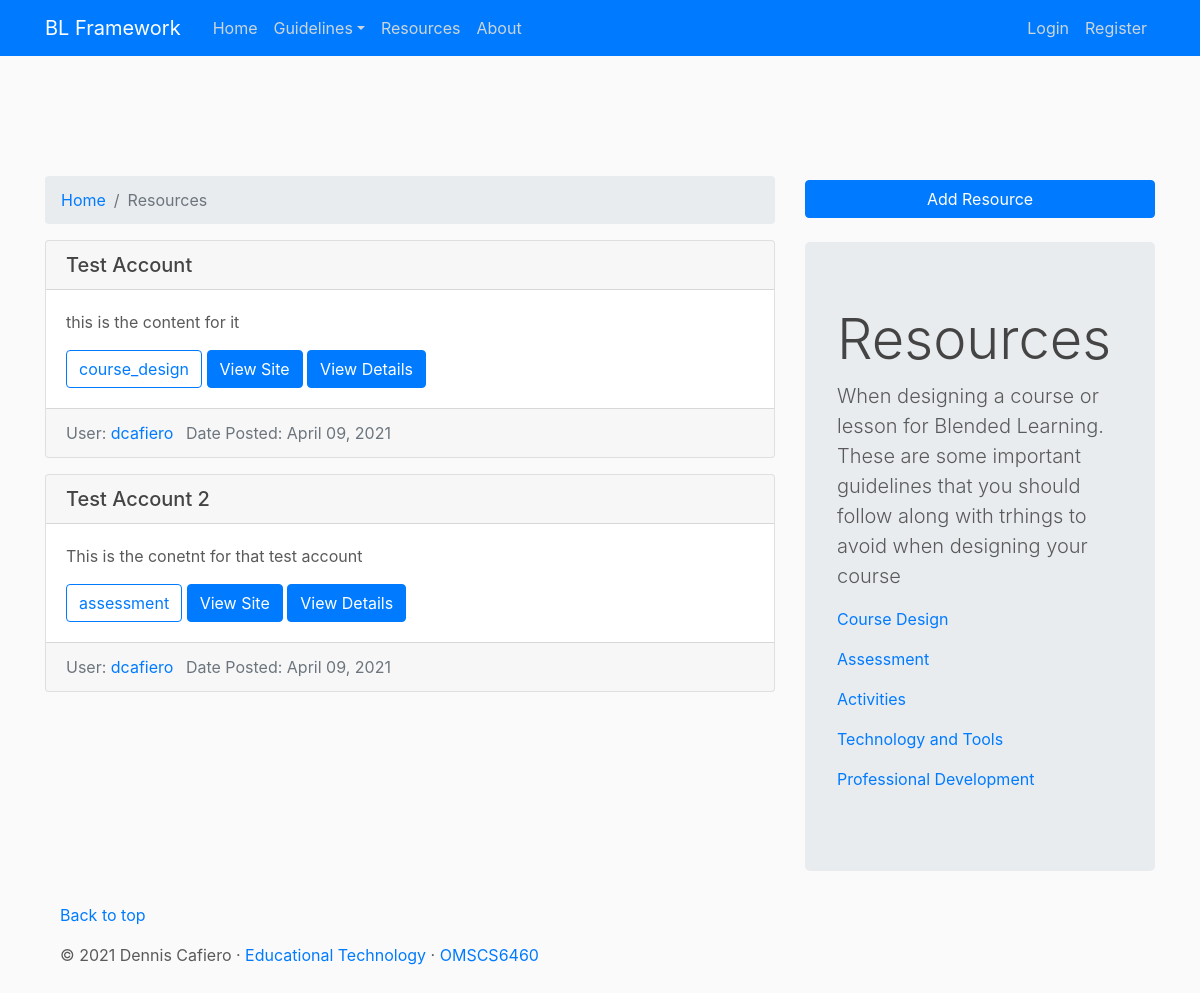
The app's page /resources/, older data.
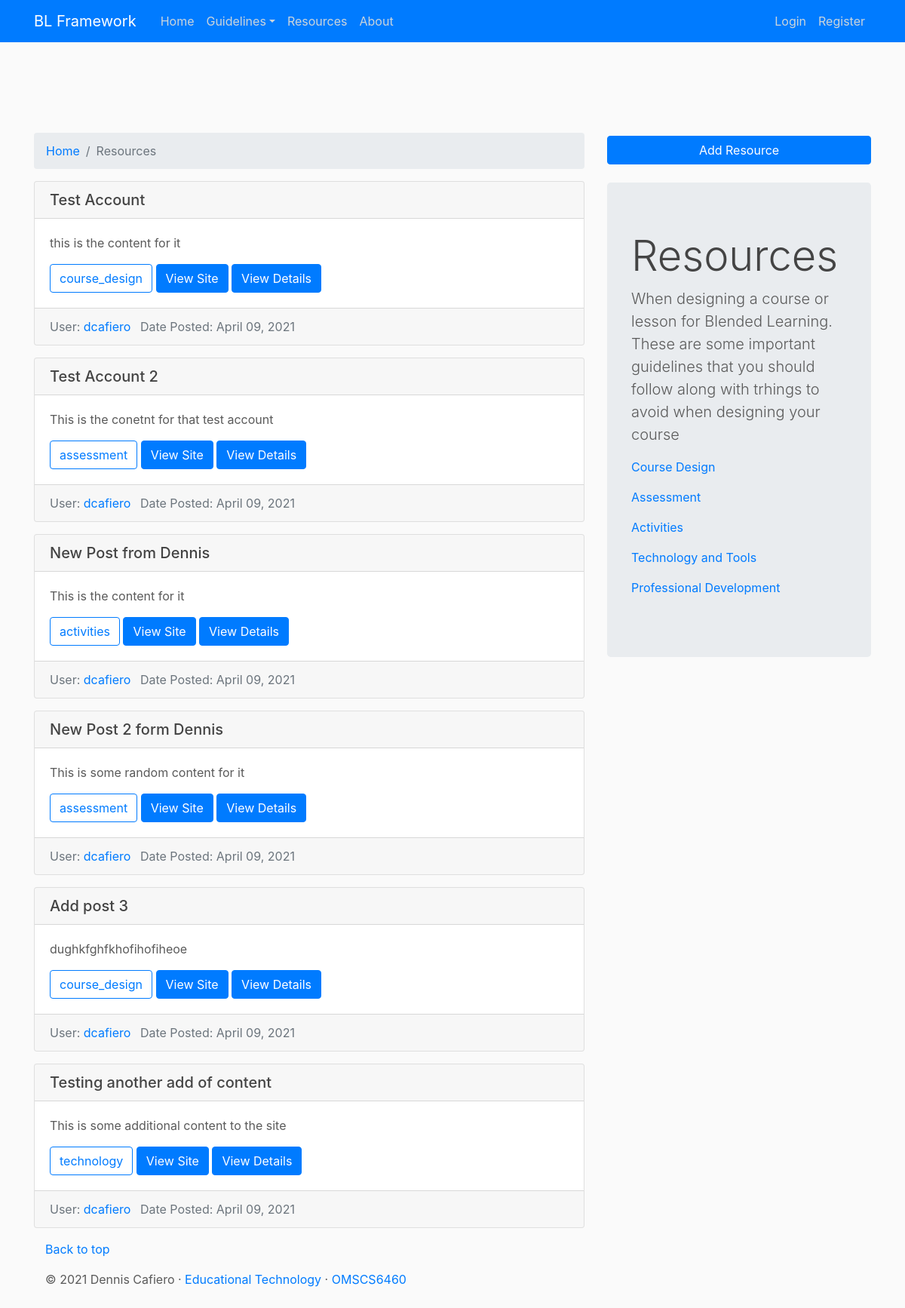
The same page, newer data.
### resources/models.py (models this page shows, shortened)
class Resource(models.Model):
    title = models.CharField(max_length=100)
    content = models.TextField()
    site_url = models.CharField(max_length=256) #url for the site
    framework_category = models.CharField(max_length=30, choices=CATEGORY_CHOICES, default='course_design')
    date_posted = models.DateTimeField(default=timezone.now)
    author = models.ForeignKey(User, on_delete=models.CASCADE)  # on_delete CASCADE means to delete the post if user deleted

### resources/views.py (the view)
# urls.py: path('', PostListView.as_view() , name='blog-home'),
def home(request):
    context = {
        'resources': Resource.objects.all() #takes all the posts in the database
    }
    return render(request, 'resources/home.html', context)

### templates/resources/home.html
{%  extends 'blog/base.html' %}
{% block content %}
    <div class="row">
    <div class="col-md-8">
    <nav aria-label="breadcrumb">
          <ol class="breadcrumb">
            <li class="breadcrumb-item"><a href="{% url "framework-home" %}">Home</a></li>
            <li class="breadcrumb-item active" aria-current="page">Resources</li>
          </ol>
    </nav>
    {% for resource in resources %}
            <div class="card mb-3" >
                <h5 class="card-header">{{ resource.title }}</h5>
                <div class="card-body">
                    <p>{{ resource.content }}</p>
                    <button class="btn btn-outline-primary">{{ resource.framework_category }}</button>
                    <a class="btn btn-primary" href="{{ resource.site_url }}" role="button">View Site</a>
                    <a class="btn btn-primary" href="{{ resource.site_url }}" role="button">View Details</a>
                </div>
                <div class="card-footer text-muted">
                    User: <a class="mr-2" href="#">{{ resource.author }}</a> Date Posted: {{ resource.date_posted|date:'F d, Y' }}
                </div>
            </div>
    {% endfor %}
    </div>
    <div class="col-md-4">
        <div class="mt-1 mb-4">
            <button class="btn btn-primary col-md-12">Add Resource</button>
        </div>
        <div class="jumbotron">
          <h1 class="display-4">Resources</h1>
          <p class="lead">When designing a course or lesson for Blended Learning. These are some important guidelines that you should follow along with trhings to avoid when designing your course</p>
            <p><a href="#newcourse" class="card-link">Course Design</a></p>
            <p><a href="#existingcourse" class="card-link">Assessment</a></p>
            <p><a href="#mentalhealth" class="card-link">Activities</a></p>
            <p><a href="#avoid" class="card-link">Technology and Tools</a></p>
            <p><a href="#avoid" class="card-link">Professional Development</a></p>
        </div>
    </div>
    </div>
{%  endblock content %}

### templates/blog/base.html (shortened to what this page needs)
{% load static %}
<!doctype html>
<html lang="en">
  <head>
    <link rel="stylesheet" href="https://maxcdn.bootstrapcdn.com/bootstrap/4.0.0/css/bootstrap.min.css">
    <link rel="stylesheet" type="text/css" href="{% static 'blog/main.css' %}">
    <link rel="stylesheet" type="text/css" href="{% static 'blog/carousel.css' %}">
  </head>
  <body>
    <header class="site-header">
      <nav class="navbar navbar-expand-md navbar-dark bg-primary fixed-top">
        <div class="container">
          <a class="navbar-brand mr-4" href="{% url 'blog-home' %}">BL Framework</a>
          <div class="collapse navbar-collapse" id="navbarToggle">
            <div class="navbar-nav mr-auto">
                <a class="nav-item nav-link" href="{% url 'framework-home' %}">Home</a>
                <li class="nav-item dropdown">
                <a class="nav-link dropdown-toggle" data-toggle="dropdown" href="#" role="button" aria-haspopup="true" aria-expanded="false">Guidelines</a>
                </li>
                <a class="nav-item nav-link" href="{% url 'resource-home' %}">Resources</a>
                <a class="nav-item nav-link" href="{% url 'blog-about' %}">About</a>
            </div>
            <div class="navbar-nav">
              {% if user.is_authenticated %}
                <a class="nav-item nav-link" href="{% url 'profile' %}">Profile</a>
                <a class="nav-item nav-link" href="{% url 'logout' %}">Logout</a>
              {% else %}
                <a class="nav-item nav-link" href="{% url 'login' %}">Login</a>
                <a class="nav-item nav-link" href="{% url 'register' %}">Register</a>
              {% endif %}
            </div>
          </div>
        </div>
      </nav>
    </header>
    <main role="main" class="container">
      <div class="row">
        <div class="col-md-12 mt-5">
          {% block content %}{% endblock %}
        </div>
      </div>
      <footer class="container">
        <p class="float-end"><a href="#">Back to top</a></p>
        <p>© 2021 Dennis Cafiero · <a href="#">Educational Technology</a> · <a href="#">OMSCS6460</a></p>
      </footer>
    </main>
 </body>
</html>

### blog/static/blog/main.css (style rules this page uses)
body { background: #fafafa; color: #333333; margin-top: 5rem; }
h1, h2, h3, h4, h5, h6 { color: #444444; }
.site-header .navbar-nav .nav-link { color: #cbd5db; }

### blog/static/blog/carousel.css (style rules this page uses)
body { padding-top: 3rem; padding-bottom: 3rem; color: #5a5a5a; }

Row changes from the older to the newer data that the page shows:
added Resource: title "New Post from Dennis", content "This is the content for it", framework_category "activities", author "dcafiero", date_posted "April 09, 2021"
added Resource: title "New Post 2 form Dennis", content "This is some random content for it", framework_category "assessment", author "dcafiero", date_posted "April 09, 2021"
added Resource: title "Add post 3", content "dughkfghfkhofihofiheoe", framework_category "course_design", author "dcafiero", date_posted "April 09, 2021"
added Resource: title "Testing another add of content", content "This is some additional content to the site", framework_category "technology", author "dcafiero", date_posted "April 09, 2021"
